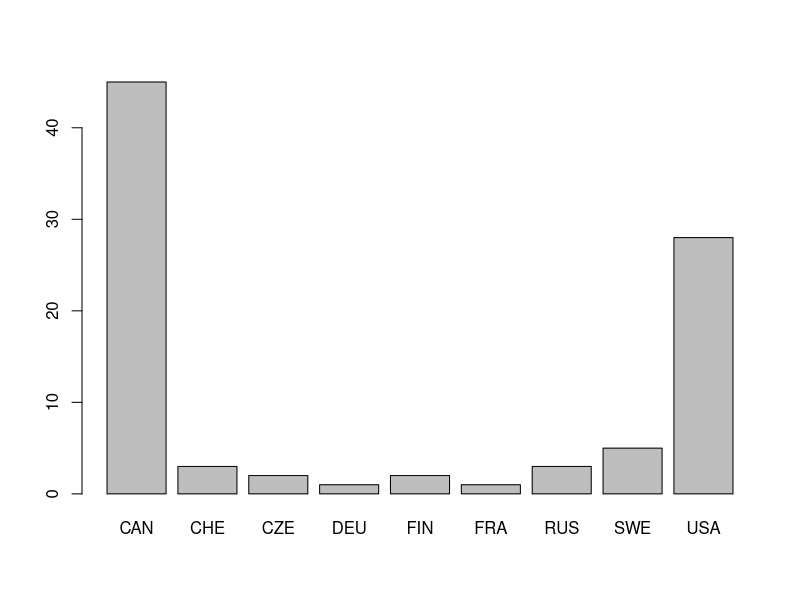

Generate this figure with R: (Note: this script raises an error after producing the figure.)
#Tyler Lewris
#tal3fj
#Final Project
#Linear Method

setwd("~/Documents/UVA/UVA DS /SYS 6018 Data Mining/NHL_Salary")

# Grading Criteria
# Data exploration
# Data cleaning (missing values, outliers, etc.)
# Rationale for the selected statistical modeling methods
# Correct implementation and use of statistical modeling methods
# Appropriate model selection approach (train/test, cross-validation, etc.)
# Thoroughly documented code (R comments)
# Appropriate use of functions to reduce code complexity and redundancy
# Writing quality for final report, evaluated in terms of conformance to process outline, 
# level of detail, and correctness.

#NOTE: Data cleaning and exploration have been thoroughly done in a separate R file.
#The data in the csv's below have already been cleaned and explored.


library(car)
library(MASS)

#-------------------------------------------READ IN DATA------------------------------------------------

#------------------Full Data Set
#Defensive Players
full_D <- read.csv('full_D.csv', header=T) #reading in the data
#Offensive Players
full_F <- read.csv('full_F.csv', header=T)

#Check data has been read in properly
head(full_D)
head(full_F)

sum(is.na(full_D)) #no NA's
sum(is.na(full_F)) #no NA's

#Drop X and Name
full_D <- full_D[, -c(1:2)] 
full_F <- full_F[, -c(1:2)] 

#------------------Performance Only Data Set
#Defensive Players
perfonly_D <- read.csv('perfonly_D.csv', header=T) #reading in the data
#Offensive Players
perfonly_F <- read.csv('perfonly_F.csv', header=T)

#Check data has been read in properly
head(perfonly_D)
head(perfonly_F)

sum(is.na(perfonly_D)) #no NA's
sum(is.na(perfonly_F)) #no NA's

#Drop X, Name, and Age (We want performance metrics only)
perfonly_D <- perfonly_D[, -c(1:3)] 
perfonly_F <- perfonly_F[, -c(1:3)] 

#-------------------------------------------DATA EXPLORATION------------------------------------------------

#------------------Full Data Set
#Need to idetify which are categorical variables and which are numeric
lapply(full_D, class)
lapply(full_F, class)

#Nat converted to factor
full_D$Nat <- as.factor(full_D$Nat)
#Rest convert to numeric
full_D[2:88] <- lapply(full_D[2:88], as.numeric)

#Nat converted to factor
full_F$Nat <- as.factor(full_F$Nat)
#Rest convert to numeric
full_F[2:88] <- lapply(full_F[2:88], as.numeric)

#Putting response variable in first column
col_idx <- grep("cap_hit", names(full_D))
full_D <- full_D[, c(col_idx, (1:ncol(full_D))[-col_idx])]
names(full_D)

#Putting response variable in first column
col_idx <- grep("cap_hit", names(full_F))
full_F <- full_F[, c(col_idx, (1:ncol(full_F))[-col_idx])]
names(full_F)

#Looking at Nat
plot(full_D$Nat)
summary(full_D$Nat)
#Class imbalance: large number of Canada and USA Nat's but not others, going to combine into
#binary classificaiton. 1 for CanAndUSA and 0 for every other nationality.

full_D$CA_US = ifelse(((full_D$Nat == 'CAN')|(full_D$Nat == 'USA')),1,0)
full_D$CA_US<-as.factor(full_D$CA_US)
full_D = full_D[,-3]

full_F$CA_US = ifelse(((full_F$Nat == 'CAN')|(full_F$Nat == 'USA')),1,0)
full_F$CA_US<-as.factor(full_F$CA_US)
full_F = full_F[,-3]

#------------------Performance Only Data Set
#Need to idetify which are categorical variables and which are numeric
lapply(perfonly_D, class)
lapply(perfonly_F, class)

#Convert to numeric
perfonly_D[1:79] <- lapply(perfonly_D[1:79], as.numeric)

#Convert to numeric
perfonly_F[1:79] <- lapply(perfonly_F[1:79], as.numeric)

#Putting response variable in first column
col_idx <- grep("cap_hit", names(perfonly_D))
perfonly_D <- perfonly_D[, c(col_idx, (1:ncol(perfonly_D))[-col_idx])]
names(perfonly_D)

#Putting response variable in first column
col_idx <- grep("cap_hit", names(perfonly_F))
perfonly_F <- perfonly_F[, c(col_idx, (1:ncol(perfonly_F))[-col_idx])]
names(perfonly_F)

#-------------------------------------------LINEAR MODELING------------------------------------------------
#PRELIMINARY ANALYSIS
lm0=lm(cap_hit~., data = full_D)
summary(lm0) # HIGH r square but might largely due to multicollinearity
vif(lm0) # severe multicollineary

#-------------------------------------------ITERATIVE MODEL SELECTION------------------------------------------------
#-----------------------------------------------Lasso Regression------------------------------------------------

#Here, since we clearly have significant multicollinearity I am going to use Lasso regression (a method of variable selection)
#to identify the most important variables and move forward with modeling from there.

#------------------Full Data Set
#-------DEFENSE
## Put data into a matrix for ridge regression
sdata.m <- as.matrix(full_D)
class(sdata.m) <- "numeric"
#sdata.m <- sdata.m[,-3]
summary(sdata.m)

## Lasso regression uses the same function as ridge regression with alpha=1

#fit_lasso = glmnet(df_mat[, -which(names(df) == 'cap_hit')], df_mat[, 2], alpha = 1)

s.lasso <- glmnet(sdata.m[,-1], sdata.m[,1], alpha=1)
s.lasso$lambda[20]
s.lasso$lambda
coef(s.lasso)[,20]
#plot trace
plot(s.lasso, xvar = "lambda", label = TRUE)

which(coef(s.lasso)[,20] > 0)
#Variables with coefficients > 0
# AGE Ovrl xGF ly_salary ev_A1 ev_ixG ev_iSCF ev_iTKA pp_G pp_A1 pk_A stars

#get variables selected by lasso so it can actually run
good_vars = names(full_D)[which(coef(s.lasso)[,20] > 0)]
good_vars = as.data.frame(good_vars)
good_vars = good_vars[-1,]

#cross validate
lasso_cvm = cv.glmnet(sdata.m[, which(names(full_D) %in% good_vars)], sdata.m[, 1], alpha = 1)
min_lambda = lasso_cvm$lambda.min

#final lasso model
lasso_cvm = glmnet(sdata.m[, which(names(full_D) %in% good_vars)], sdata.m[, 1], alpha = 1, lambda = min_lambda)
lasso_cvm$lambda
coef(lasso_cvm)[,1]
lasso_cvm$dev.ratio
#Significant variables in full_D dataset
# [1] 0.742
# (Intercept)         xGF   ly_salary       ev_A1      ev_ixG     ev_iSCF     ev_iTKA        pp_G 
# 4.40e+05    1.05e+04    1.80e-01    1.81e+04    1.28e+05    1.25e+04    2.28e+04    1.68e+05 
# pp_A1        pk_A       stars 
# 5.10e+04    1.47e+05    1.07e+05

#-------OFFENSE
sdata.m <- as.matrix(full_F)
class(sdata.m) <- "numeric"
summary(sdata.m)
s.lasso <- glmnet(sdata.m[,-1], sdata.m[,1], alpha=1)
s.lasso$lambda[20]
s.lasso$lambda
coef(s.lasso)[,20]
#plot trace
plot(s.lasso, xvar = "lambda", label = TRUE)

which(coef(s.lasso)[,20] > 0)
#Variables with coefficients > 0
# (Intercept)      ev_PTS     ev_iFOW        pp_A      pp_PTS       stars 
#          1          23          45          54          56          87 

#get variables selected by lasso so it can actually run
good_vars = names(full_F)[which(coef(s.lasso)[,20] > 0)]
good_vars = as.data.frame(good_vars)
good_vars = good_vars[-1,]

#cross validate
lasso_cvm = cv.glmnet(sdata.m[, which(names(full_F) %in% good_vars)], sdata.m[, 1], alpha = 1)
min_lambda = lasso_cvm$lambda.min

#final lasso model
lasso_cvm = glmnet(sdata.m[, which(names(full_F) %in% good_vars)], sdata.m[, 1], alpha = 1, lambda = min_lambda)
lasso_cvm$lambda
coef(lasso_cvm)[,1]

#Significant variables in full_F dataset
# (Intercept)      ev_PTS     ev_iFOW        pp_A      pp_PTS       stars 
# 404795       16313        1615       98212       45844      196256

#------------------Performance Only Data Set
#-------DEFENSE
sdata.m <- as.matrix(perfonly_D)
class(sdata.m) <- "numeric"
summary(sdata.m)
s.lasso <- glmnet(sdata.m[,-1], sdata.m[,1], alpha=1)
s.lasso$lambda[20]
s.lasso$lambda
coef(s.lasso)[,20]
#plot trace
plot(s.lasso, xvar = "lambda", label = TRUE)

which(coef(s.lasso)[,20] > 0)
#Variables with coefficients > 0
# (Intercept)         xGF       ev_A1      ev_ixG     ev_iTKA        pp_G        pk_A ev_Prev3PTS 
# 1           9          14          23          35          45          56          69 
# stars 
# 79 

#get variables selected by lasso so it can actually run
good_vars = names(perfonly_D)[which(coef(s.lasso)[,20] > 0)]
good_vars = as.data.frame(good_vars)
good_vars = good_vars[-1,]

#cross validate
lasso_cvm = cv.glmnet(sdata.m[, which(names(perfonly_D) %in% good_vars)], sdata.m[, 1], alpha = 1)
min_lambda = lasso_cvm$lambda.min

#final lasso model
lasso_cvm = glmnet(sdata.m[, which(names(perfonly_D) %in% good_vars)], sdata.m[, 1], alpha = 1, lambda = min_lambda)
lasso_cvm$lambda
coef(lasso_cvm)[,1]

#Significant variables in perfonly_D dataset
# (Intercept)         xGF       ev_A1      ev_ixG     ev_iTKA        pp_G        pk_A ev_Prev3PTS 
# 413032       11162       15872      169249       24389      313131      296767       10449 
# stars 
# 75906 

#-------OFFENSE

sdata.m <- as.matrix(perfonly_F)
class(sdata.m) <- "numeric"
summary(sdata.m)
s.lasso <- glmnet(sdata.m[,-1], sdata.m[,1], alpha=1)
s.lasso$lambda[20]
s.lasso$lambda
coef(s.lasso)[,20]
#plot trace
plot(s.lasso, xvar = "lambda", label = TRUE)

which(coef(s.lasso)[,20] > 0)
#Variables with coefficients > 0
# (Intercept)      ev_PTS     ev_iFOW        pp_A      pp_PTS       stars 
# 1          15          37          46          48          79 

#get variables selected by lasso so it can actually run
good_vars = names(perfonly_F)[which(coef(s.lasso)[,20] > 0)]
good_vars = as.data.frame(good_vars)
good_vars = good_vars[-1,]

#cross validate
lasso_cvm = cv.glmnet(sdata.m[, which(names(perfonly_F) %in% good_vars)], sdata.m[, 1], alpha = 1)
min_lambda = lasso_cvm$lambda.min

#final lasso model
lasso_cvm = glmnet(sdata.m[, which(names(perfonly_F) %in% good_vars)], sdata.m[, 1], alpha = 1, lambda = min_lambda)
lasso_cvm$lambda
coef(lasso_cvm)[,1]
summary(lasso_cvm)

#Significant variables in perfonly_F dataset
# (Intercept)      ev_PTS     ev_iFOW        pp_A      pp_PTS       stars 
# 404795       16313        1615       98212       45844      196256


#CREATE BEST LINEAR MODELS FROM LASSO REGRESSION
lasso_full_D <- lm(cap_hit~ xGF + ly_salary + ev_A1 + ev_ixG + ev_iSCF + ev_iTKA + pp_G, data= full_D)
summary(lasso_full_D)
vif(lasso_full_D)
#Adjusted R-squared:  0.725

lasso_full_F <- lm(cap_hit~ ev_PTS + ev_iFOW + pp_A + pp_PTS + stars, data= full_F)
summary(lasso_full_F)
vif(lasso_full_F)
#Adjusted R-squared:  0.844

lasso_perfonly_D <- lm(cap_hit~ xGF + ev_A1 + ev_ixG + ev_iTKA + pp_G + pk_A + ev_Prev3PTS + stars, data= perfonly_D)
summary(lasso_perfonly_D)
vif(lasso_perfonly_D)
#Adjusted R-squared:  0.719

lasso_perfonly_F <- lm(cap_hit~ ev_PTS + ev_iFOW + pp_A + pp_PTS + stars, data= perfonly_F)
summary(lasso_perfonly_F)
vif(lasso_perfonly_F)
#Adjusted R-squared:  0.844

#-----------------------------------------------End of Lasso Regression------------------------------------------------
#-----------------------------------------------ITERATIVE MODEL SELECTION------------------------------------------------


#----------------------------Full Defense Data Set
## Iterative model selection
## Begin by defining the models with no variables (null) and all variables (full)
model.null <- lm(cap_hit~1, data=full_D)
model.full <- lm(cap_hit~., data=full_D)

## Forward selection
step(model.null, scope=list(lower=model.null, upper=model.full), direction="forward")
# Step:  AIC=2386
# cap_hit ~ xGF + pp_G + ev_iTKA + Ovrl + ly_salary + AGE + pp_Prev3PPG + 
#   ev_Prev3G + ev_CF + ev_G + ev_ixG + ly_cap_hit + DftRd + 
#   ev_iHA + pp_Pct. + OTG + ev_FF + GWG + stars + DftYr + ev_Prev3A + 
#   CA_US + pk_Prev3Blk + pk_Prev3TOI + pk_RelPct.

## Backward selection
step(model.full, scope=list(lower=model.null, upper=model.full), direction="backward")
# Step:  AIC=2345
# cap_hit ~ ly_cap_hit + Ht + Wt + DftYr + DftRd + Ovrl + GP + 
#   plusminus + PIM + OTG + GWG + NPD + xGF + xGA + Grit + ly_salary + 
#   ev_G + ev_A + ev_IPP. + ev_SH. + ev_PDO + ev_Pct. + ev_RelPct. + 
#   ev_iSCF + ev_iCF + ev_iFF + ev_Pass + ev_iHF + ev_iHA + ev_iGVA + 
#   ev_iTKA + ev_iFOW + ev_FO. + ev_CF + ev_CA + ev_FF + ev_FA + 
#   ev_SCF + pp_G + pp_A1 + pp_TOI + pp_F.60 + pp_Pct. + pk_G + 
#   pk_A + pk_TOI + pk_TOIGP + pk_A.60 + pk_Pct. + pk_RelPct. + 
#   pk_iTKA + Prev3GP + ev_Prev3G + ev_Prev3A + ev_Prev3TOI + 
#   pp_Prev3PPG + pp_Prev3PPA + pp_Prev3TOI + pk_Prev3Hits + 
#   pk_Prev3TOI

## Stepwise selection
step(model.null, scope=list(lower=model.null, upper=model.full), direction="both")
# Step:  AIC=2384
# cap_hit ~ xGF + ev_iTKA + Ovrl + ly_salary + pp_Prev3PPG + ev_Prev3G + 
#   ev_CF + ev_G + ev_ixG + ly_cap_hit + DftRd + ev_iHA + pp_Pct. + 
#   OTG + ev_FF + GWG + stars + DftYr + ev_Prev3A + CA_US + pk_Prev3Blk + 
#   pk_Prev3TOI

#Stepmodel with stepwise selection
step_fulld <- lm(cap_hit ~ xGF + ev_iTKA + Ovrl + ly_salary + pp_Prev3PPG + ev_Prev3G + 
                   ev_CF + ev_G + ev_ixG + ly_cap_hit + DftRd + ev_iHA + pp_Pct. + 
                   OTG + ev_FF + GWG + stars + DftYr + ev_Prev3A + CA_US + pk_Prev3Blk + 
                   pk_Prev3TOI, data=full_D)

# Take a look at the model statistics and if there is any multicollinearity present that we need to be worried about.
summary(step_fulld)
vif(step_fulld)
which(vif(step_fulld) < 10)
#Remove multicollinear variables
step_fulld1 <- lm(cap_hit ~ ev_iTKA + pp_Prev3PPG + ev_Prev3G + ev_G + 
                    ev_iHA + pp_Pct. + OTG + GWG + stars + DftYr + ev_Prev3A + 
                    CA_US, data=full_D)
summary(step_fulld1)
vif(step_fulld1)
#no longer multicollinearity in the model

#----------------------------Full Offense Data Set
## Iterative model selection
## Begin by defining the models with no variables (null) and all variables (full)
model.null <- lm(cap_hit~1, data=full_F)
model.full <- lm(cap_hit~., data=full_F)

## Forward selection
step(model.null, scope=list(lower=model.null, upper=model.full), direction="forward")
# Step:  AIC=5043
# cap_hit ~ stars + pp_A + ev_iFOW + AGE + ly_salary + plusminus + 
#   ly_cap_hit + pp_G + pp_TOI.GP + ev_iTKA + GP + ev_iFF + Grit + 
#   Prev3GP + ev_PTS + ev_Prev3TOI + pp_A1 + pk_RelPct. + ev_CA + 
#   ev_FA + ev_CF + Eplusminus + pk_A + pk_G + ev_Prev3A + ev_iRB + 
#   ev_SCA + xGF + ev_iHF + ev_iSF

## Backward selection
step(model.full, scope=list(lower=model.null, upper=model.full), direction="backward")
# Step:  AIC=5041
# cap_hit ~ ly_cap_hit + AGE + GP + Eplusminus + PIM + xGF + xGA + 
#   Grit + ly_salary + ev_A1 + ev_SH. + ev_F.60 + ev_A.60 + ev_RelPct. + 
#   ev_iCF + ev_iSF + ev_Pass + ev_iHF + ev_iTKA + ev_iBLK + 
#   ev_iFOW + ev_CF + ev_CA + ev_FA + ev_SCA + pp_G + pp_A + 
#   pp_A1 + pp_A.60 + pk_A + pk_F.60 + Prev3GP + ev_Prev3A + 
#   ev_Prev3TOI + pp_Prev3PPG + pp_Prev3PPA + pp_Prev3TOI + pk_Prev3TOI + 
#   stars

## Stepwise selection
step(model.null, scope=list(lower=model.null, upper=model.full), direction="both")
# Step:  AIC=5043
# cap_hit ~ stars + pp_A + ev_iFOW + AGE + ly_salary + ly_cap_hit + 
#   pp_G + pp_TOI.GP + ev_iTKA + GP + ev_iFF + Grit + Prev3GP + 
#   ev_PTS + ev_Prev3TOI + pp_A1 + pk_RelPct. + ev_CA + ev_FA + 
#   ev_CF + Eplusminus + pk_A + pk_G

#Stepmodel with stepwise selection
step_fullf <- lm(cap_hit ~ stars + pp_A + ev_iFOW + AGE + ly_salary + ly_cap_hit + 
                   pp_G + pp_TOI.GP + ev_iTKA + GP + ev_iFF + Grit + Prev3GP + 
                   ev_PTS + ev_Prev3TOI + pp_A1 + pk_RelPct. + ev_CA + ev_FA + 
                   ev_CF + Eplusminus + pk_A + pk_G, data=full_F)

# Take a look at the model statistics and if there is any multicollinearity present that we need to be worried about.
summary(step_fullf)
vif(step_fullf)
which(vif(step_fullf) < 10)

#Remove multicollinear variables
step_fullf1 <- lm(cap_hit ~ ev_iFOW + AGE + pp_G + pp_TOI.GP + 
                    ev_iTKA + Grit + pp_A1 + pk_RelPct. + Eplusminus + pk_A + pk_G, data=full_F)
summary(step_fullf1)
vif(step_fullf1)
#no longer multicollinearity in the model

#BEST DEFENSE MODEL = step_fulld1
#BEST OFFENSE MODEL = step_fullf1

#----------------------------Performance Only Defense Data Set
## Iterative model selection
## Begin by defining the models with no variables (null) and all variables (full)
model.null <- lm(cap_hit~1, data=perfonly_D)
model.full <- lm(cap_hit~., data=perfonly_D)

## Forward selection
step(model.null, scope=list(lower=model.null, upper=model.full), direction="forward")
# Step:  AIC=2437.85
# cap_hit ~ xGF + pp_G + ev_iTKA + pk_Prev3TOI + pp_Prev3PPG + 
#   NPD + ev_iSCF + PIM + ev_iDS + ev_G + ev_Prev3Corsi + ev_ixG + 
#   pp_Prev3PPA + pp_A1 + ev_iCF + Grit + OTG + ev_F.60 + ev_IPP.

## Backward selection
step(model.full, scope=list(lower=model.null, upper=model.full), direction="backward")
# Step:  AIC=2403.72
# cap_hit ~ GP + plusminus + Eplusminus + PIM + OTG + NPD + xGF + 
#   Grit + ev_G + ev_A + ev_A1 + ev_F.60 + ev_A.60 + ev_Pct. + 
#   ev_iSCF + ev_iCF + ev_iFF + ev_iSF + ev_iRS + ev_Pass + ev_iHF + 
#   ev_iHA + ev_iGVA + ev_iTKA + ev_iBLK + ev_CF + ev_CA + ev_FF + 
#   ev_FA + ev_SCF + ev_SCA + pp_A + pp_A1 + pp_TOI + pp_A.60 + 
#   pp_RelPct. + pk_G + pk_A + pk_TOI + pk_TOIGP + pk_F.60 + 
#   pk_A.60 + pk_Pct. + pk_RelPct. + pk_iBLK + ev_Prev3Corsi + 
#   pp_Prev3PPG + pp_Prev3PPA + pp_Prev3TOI + pk_Prev3Blk + pk_Prev3Hits + 
#   pk_Prev3TOI

## Stepwise selection
step(model.null, scope=list(lower=model.null, upper=model.full), direction="both")
# Step:  AIC=2433.94
# cap_hit ~ pp_G + ev_iTKA + pk_Prev3TOI + pp_Prev3PPG + NPD + 
#   ev_iDS + ev_G + ev_Prev3Corsi + ev_ixG + pp_Prev3PPA + pp_A1 + 
#   ev_iCF + Grit + OTG + ev_SCA

#Stepmodel with stepwise selection
step_perfonlyd <- lm(cap_hit ~ pp_G + ev_iTKA + pk_Prev3TOI + pp_Prev3PPG + NPD + 
                   ev_iDS + ev_G + ev_Prev3Corsi + ev_ixG + pp_Prev3PPA + pp_A1 + 
                   ev_iCF + Grit + OTG + ev_SCA, data=perfonly_D)

# Take a look at the model statistics and if there is any multicollinearity present that we need to be worried about.
summary(step_perfonlyd)
vif(step_perfonlyd)
which(vif(step_perfonlyd) < 10)

#Remove multicollinear variables
step_perfonlyd1 <- lm(cap_hit ~ pp_G + ev_iTKA + pk_Prev3TOI + pp_Prev3PPG + NPD + 
                       ev_iDS + ev_G + ev_Prev3Corsi + pp_Prev3PPA + pp_A1 + 
                       Grit + OTG, data=perfonly_D)
summary(step_perfonlyd1)
vif(step_perfonlyd1)
#no longer multicollinearity in the model

#----------------------------Performance Only Offense Data Set
## Iterative model selection
## Begin by defining the models with no variables (null) and all variables (full)
model.null <- lm(cap_hit~1, data=perfonly_F)
model.full <- lm(cap_hit~., data=perfonly_F)

## Forward selection
step(model.null, scope=list(lower=model.null, upper=model.full), direction="forward")
# Step:  AIC=5081.57
# cap_hit ~ stars + pp_A + ev_iFOW + Eplusminus + pk_RelPct. + 
#   pp_G + ev_iHF + GP + ev_PTS + ev_iTKA + pp_A1 + pk_Prev3TOI + 
#   ev_CA + xGF + ev_iSCF + pp_Prev3PPA + ev_iRB + ev_iCF + ev_FA + 
#   pk_A + pk_TOI + ev_iSF

## Backward selection
step(model.full, scope=list(lower=model.null, upper=model.full), direction="backward")
# Step:  AIC=5067.67
# cap_hit ~ GP + Eplusminus + OTG + xGF + ev_A1 + ev_ixG + ev_iSCF + 
#   ev_iFF + ev_iSF + ev_Pass + ev_iHF + ev_iTKA + ev_iFOW + 
#   ev_CA + ev_SCA + pp_G + pp_A + pp_A1 + pp_TOI.GP + pp_A.60 + 
#   pk_RelPct. + Prev3GP + ev_Prev3G + ev_Prev3A + ev_Prev3TOI + 
#   pp_Prev3PPA + pk_Prev3TOI + stars

## Stepwise selection
step(model.null, scope=list(lower=model.null, upper=model.full), direction="both")
# Step:  AIC=5080.62
# cap_hit ~ stars + pp_A + ev_iFOW + Eplusminus + pk_RelPct. + 
#   pp_G + ev_iHF + GP + ev_PTS + ev_iTKA + pp_A1 + ev_CA + xGF + 
#   ev_iSCF + pp_Prev3PPA + ev_iRB + ev_iCF + ev_FA + pk_A + 
#   pk_TOI + ev_iSF

#Stepmodel with stepwise selection
step_perfonlyf <- lm(cap_hit ~ stars + pp_A + ev_iFOW + Eplusminus + pk_RelPct. + 
                       pp_G + ev_iHF + GP + ev_PTS + ev_iTKA + pp_A1 + ev_CA + xGF + 
                       ev_iSCF + pp_Prev3PPA + ev_iRB + ev_iCF + ev_FA + pk_A + 
                       pk_TOI + ev_iSF, data=perfonly_F)

# Take a look at the model statistics and if there is any multicollinearity present that we need to be worried about.
summary(step_perfonlyf)
vif(step_perfonlyf)
which(vif(step_perfonlyf) < 10)

#Remove multicollinear variables
step_perfonlyf1 <- lm(cap_hit ~ ev_iFOW + Eplusminus + pk_RelPct. + pp_G + ev_iHF + 
                        ev_iTKA + pp_A1 + pp_Prev3PPA + ev_iRB + 
                        pk_A + pk_TOI, data=perfonly_F)
summary(step_perfonlyf1)
vif(step_perfonlyf1)
#no longer multicollinearity in the model

#BEST DEFENSE MODEL = step_perfonlyd1
#BEST OFFENSE MODEL = step_perfonlyf1

#Now lets test our hypothesis and see which model performs better

summary(step_fulld1)
# Adjusted R-squared:  0.788
# p-value: < 2.2e-16

summary(step_fullf1)
# Adjusted R-squared:  0.789
# p-value: < 2.2e-16

summary(step_perfonlyd1)
# Adjusted R-squared:  0.782
# p-value: < 2.2e-16

summary(step_perfonlyf1)
# Adjusted R-squared:  0.784
# p-value: < 2.2e-16

anova(step_fulld1, step_perfonlyd1)
anova(step_fullf1, step_perfonlyf1)

#RESIDUAL ANALYSIS
#Plot residuals vs. fitted
ti <- rstudent(step_fulld1)
yhat <- fitted(step_fulld1)
plot(yhat, ti) #small pattern but still distributed around 0
abline(0,0)
summary(influence.measures(step_fulld1)) #no significant influential measures
qqnorm(ti) #looks good
qqline(ti)

#Plot residuals vs. fitted
ti <- rstudent(step_fullf1)
yhat <- fitted(step_fullf1)
plot(yhat, ti) #small pattern but still distributed around 0
abline(0,0)
summary(influence.measures(step_fullf1)) #no significant influential measures
qqnorm(ti) #significant fanning towards the tails
qqline(ti)

#Plot residuals vs. fitted
ti <- rstudent(step_perfonlyd1)
yhat <- fitted(step_perfonlyd1)
plot(yhat, ti) #small pattern but still distributed around 0
abline(0,0)
summary(influence.measures(step_perfonlyd1)) #no significant influential measures
qqnorm(ti) #significant fanning towards the tails
qqline(ti)

#Plot residuals vs. fitted
ti <- rstudent(step_perfonlyf1)
yhat <- fitted(step_perfonlyf1)
plot(yhat, ti)
abline(0,0) #small pattern but still distributed around 0
summary(influence.measures(step_perfonlyf1)) #no significant influential measures
qqnorm(ti) #significant fanning towards the tails
qqline(ti)


#---------------------------------------------Comparative Model Selection--------------------------------------------
#The data frame full_Dnm I deleted because it didnt make sense
#We can easily remove this seciton if we dont want to use it


#Using comparative model selection on the dataset with no multicollinearity
bestmod <- regsubsets(cap_hit~., data=full_D, nbest=10)

## The 10 best models for each number of explanatory variables in the model
summary(bestmod)
best.sum <- as.data.frame(summary(bestmod)$outmat)
best.sum$p <- as.numeric(substr(rownames(best.sum),1,1))+1

## The criterion values corresponding to each model
best.sum$rss <- summary(bestmod)$rss
best.sum$adjr2 <- summary(bestmod)$adjr2
best.sum$cp <- summary(bestmod)$cp
best.sum$bic <- summary(bestmod)$bic

## Determine "best" models
best.sum[order(best.sum$rss),]
best.sum[order(best.sum$adjr2,decreasing=T),]
best.sum[order(best.sum$cp),]
best.sum[order(best.sum$bic),]

#---------------------------------------------K-Fold Cross Validation--------------------------------------------
#I am selecting K-fold Cross-Validation for its ease of use and will be 
#using 5 as my k-fold value. To derive this value, I performed three different K-fold CV's using k = 3,
#k=5, and k=10. For the purpose of this assignment, K=5 made the most sense both computationally and
#logically. 

# K-fold cross-validation
library(boot) #necessary library for logistic regression models

#CROSS VALIDATION ON LASSO MODELS----------------------
#K = 5 in K-fold cross-validation 
error <- cv.lm(data = full_D, lasso_full_D, m=5)
mean(abs(error$cvpred - error$cap_hit))
#Mean Absolute Error = 644558

#K = 5 in K-fold cross-validation 
error <- cv.lm(data = full_F, lasso_full_F, m=5)
mean(abs(error$cvpred - error$cap_hit))
#Mean Absolute Error = 603837

#K = 5 in K-fold cross-validation 
error <- cv.lm(data = perfonly_D, lasso_perfonly_D, m=5)
mean(abs(error$cvpred - error$cap_hit))
#Mean Absolute Error = 673349

#K = 5 in K-fold cross-validation 
error <- cv.lm(data = perfonly_F, lasso_perfonly_F, m=5)
mean(abs(error$cvpred - error$cap_hit))
#Mean Absolute Error = 603837

#CROSS VALIDATION ON STEPWISE MODELS-------------------
#K = 5 in K-fold cross-validation 
error <- cv.lm(data = full_D, step_fulld1, m=5)
mean(abs(error$cvpred - error$cap_hit))
#Mean Absolute Error = 744523

#K = 5 in K-fold cross-validation 
error <- cv.lm(data = full_F, step_fullf1, m=5)
mean(abs(error$cvpred - error$cap_hit))
#Mean Absolute Error = 679883

#K = 5 in K-fold cross-validation 
error <- cv.lm(data = perfonly_D, step_perfonlyd1, m=5)
mean(abs(error$cvpred - error$cap_hit))
#Mean Absolute Error = 757496

#K = 5 in K-fold cross-validation 
error <- cv.lm(data = perfonly_F, step_perfonlyf1, m=5)
mean(abs(error$cvpred - error$cap_hit))
#Testing MAE - observations that the model was not trained on
#Mean Absolute Error = 690240

#After analyizing all of the above MAE's, it is clear that the Lasso models perform better
#on held out data (CV) than do the step models.

#------------------------------------------Comparing Models Section 2----------------------------------------------

# compare models
#Lasso models created and copied from above
lasso_full_D <- lm(cap_hit~ xGF + ly_salary + ev_A1 + ev_ixG + ev_iSCF + ev_iTKA + pp_G, data= full_D)

lasso_full_F <- lm(cap_hit~ ev_PTS + ev_iFOW + pp_A + pp_PTS + stars, data= full_F)

lasso_perfonly_D <- lm(cap_hit~ xGF + ev_A1 + ev_ixG + ev_iTKA + pp_G + pk_A + ev_Prev3PTS + stars, data= perfonly_D)

lasso_perfonly_F <- lm(cap_hit~ ev_PTS + ev_iFOW + pp_A + pp_PTS + stars, data= perfonly_F)

#Stepwise models created and copied from above
step_fulld1 <- lm(cap_hit ~ ev_iTKA + pp_Prev3PPG + ev_Prev3G + ev_G + 
                    ev_iHA + pp_Pct. + OTG + GWG + stars + DftYr + ev_Prev3A + 
                    CA_US, data=full_D)

step_fullf1 <- lm(cap_hit ~ ev_iFOW + AGE + pp_G + pp_TOI.GP + 
                    ev_iTKA + Grit + pp_A1 + pk_RelPct. + Eplusminus + pk_A + pk_G, data=full_F)

step_perfonlyd1 <- lm(cap_hit ~ pp_G + ev_iTKA + pk_Prev3TOI + pp_Prev3PPG + NPD + 
                        ev_iDS + ev_G + ev_Prev3Corsi + pp_Prev3PPA + pp_A1 + 
                        Grit + OTG, data=perfonly_D)

step_perfonlyf1 <- lm(cap_hit ~ ev_iFOW + Eplusminus + pk_RelPct. + pp_G + ev_iHF + 
                        ev_iTKA + pp_A1 + pp_Prev3PPA + ev_iRB + 
                        pk_A + pk_TOI, data=perfonly_F)

anova(lasso_full_D, step_fulld1) #lasso_full_D is better
anova(lasso_full_F, step_fullf1) #lasso_full_F is better
anova(lasso_perfonly_D, step_perfonlyd1) #lasso_perfonly_D is better
anova(lasso_perfonly_F, step_perfonlyf1) #lasso_perfonly_F is better

#Anova tables confirm that lasso models perform better than do step models

#So, as uncovered above by the Mean Absolute Errors, all of the Lasso regression models
#perform better than the step models. Only using the lasso models to identify importance
#of each predictor

summary(lasso_full_D)
summary(lasso_perfonly_D)
summary(lasso_full_F)
summary(lasso_perfonly_F)

#The chosen models for comparison are as follows (all p-values are significant at the 0.05 level)
# Best full defense model: lasso_full_D
#       Adjusted R-squared:  0.725
#       Most significant variables: ly_salary, ev_iTKA, pp_G, xGF
# Best performance only defense model: lasso_perfonly_D
#       Adjusted R-squared:  0.719
#       Most significant variables: ev_iTKA, pp_G, ev_Prev3PTS
# 
# Best full offense model: lasso_full_F
#      Adjusted R-squared:  0.844
#      Most significant variables: ev_iFOW, pp_A, stars
# best performance only offense model: lasso_perfonly_F
#      Adjusted R-squared:  0.844
#      Most significant variables: ev_iFOW, pp_A, stars


#*Most significant variables are the ones with lowest p-value, largest coefficient, and smallest
#std error

